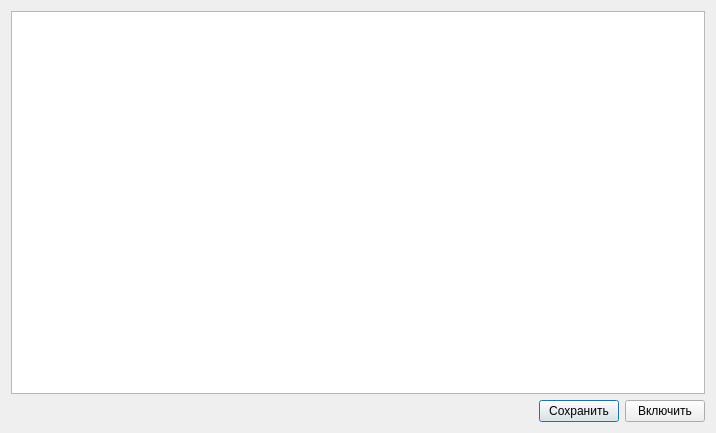
<?xml version="1.0" encoding="UTF-8"?>
<ui version="4.0">
 <class>SignScriptDialog</class>
 <widget class="QDialog" name="SignScriptDialog">
  <property name="geometry">
   <rect>
    <x>0</x>
    <y>0</y>
    <width>716</width>
    <height>433</height>
   </rect>
  </property>
  <property name="windowTitle">
   <string>Скрипт для сигнала</string>
  </property>
  <layout class="QVBoxLayout" name="verticalLayout">
   <item>
    <widget class="QTextEdit" name="txtScript"/>
   </item>
   <item>
    <layout class="QHBoxLayout" name="horizontalLayout_2">
     <item>
      <spacer name="horizontalSpacer_2">
       <property name="orientation">
        <enum>Qt::Horizontal</enum>
       </property>
       <property name="sizeHint" stdset="0">
        <size>
         <width>40</width>
         <height>20</height>
        </size>
       </property>
      </spacer>
     </item>
     <item>
      <widget class="QLabel" name="lbChange">
       <property name="text">
        <string/>
       </property>
      </widget>
     </item>
     <item>
      <widget class="QPushButton" name="btnSave">
       <property name="toolTip">
        <string>[CTRL+S]</string>
       </property>
       <property name="text">
        <string>Сохранить</string>
       </property>
       <property name="shortcut">
        <string>Ctrl+S</string>
       </property>
      </widget>
     </item>
     <item>
      <widget class="QPushButton" name="btnActive">
       <property name="toolTip">
        <string>[CTRL+D]</string>
       </property>
       <property name="text">
        <string>Включить</string>
       </property>
       <property name="shortcut">
        <string>Ctrl+D</string>
       </property>
      </widget>
     </item>
    </layout>
   </item>
  </layout>
 </widget>
 <resources/>
 <connections/>
</ui>
